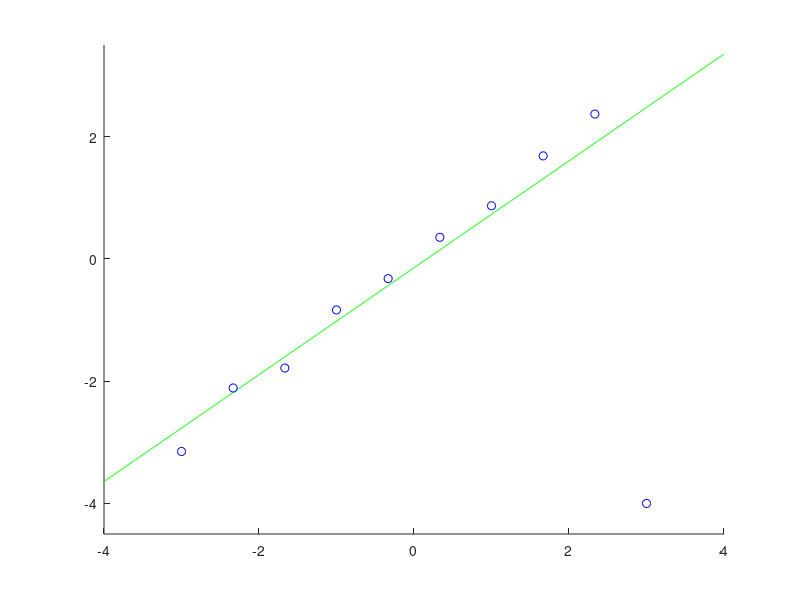

Reproduce this figure in MATLAB.
n = 10; N = 1000; x = linspace(-3, 3, n)'; X = linspace(-4, 4, N)';
y = x + 0.2 * randn(n, 1); y(n) = -4;

p(:,1) = ones(n, 1); p(:,2) = x; t0 = p \ y; e = 1;
for o = 1:1000
  r = abs(p * t0 - y); w = ones(n, 1); w(r>e) = e ./ r(r>e);
  t = (p' * (repmat(w, 1, 2) .* p)) \ (p' * (w .* y));
  if norm(t - t0) < 0.001, break, end
  t0 = t;
end
P(:, 1) = ones(N, 1); P(:, 2) = X; F = P * t;

figure(1); clf; hold on; axis([-4 4 -4.5 3.5]);
plot(X, F, 'g-'); plot(x, y, 'bo');
